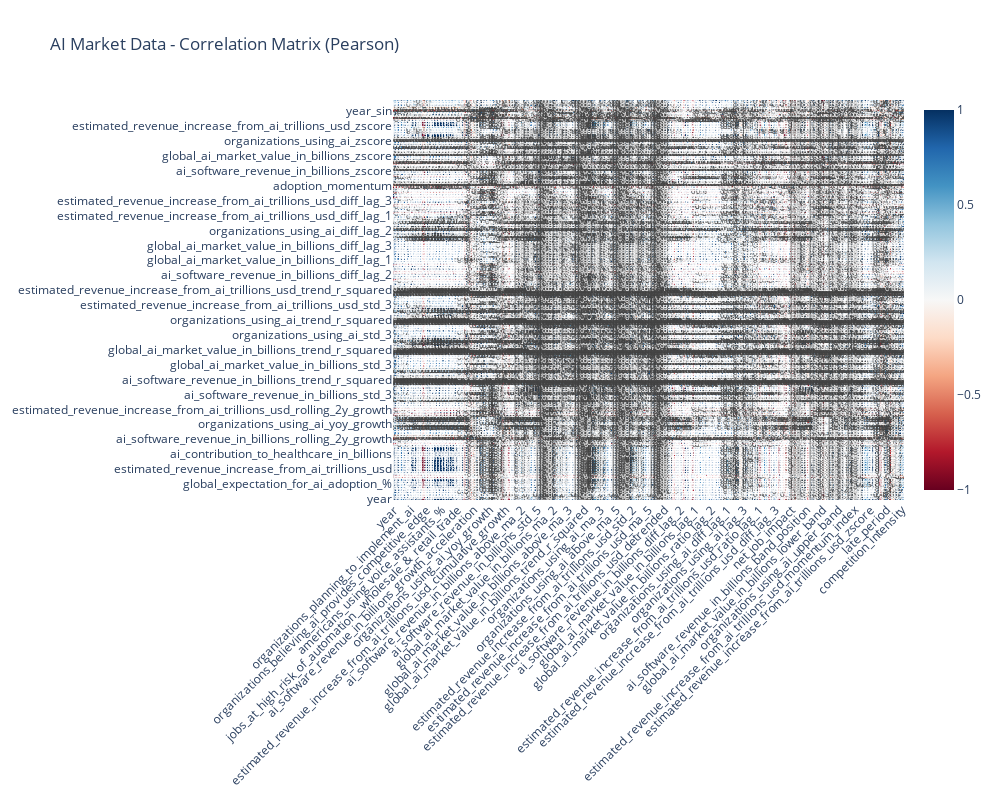

Notebook code cell kept with this figure:
### Markdown cell above
## 3. Advanced Correlation Analysis

### Code cell
# Advanced correlation analysis
def advanced_correlation_analysis(df, method='pearson'):
    """
    Perform comprehensive correlation analysis
    """
    # Select numeric columns
    numeric_df = df.select_dtypes(include=[np.number])
    
    # Calculate correlation matrix
    if method == 'pearson':
        corr_matrix = numeric_df.corr(method='pearson')
    elif method == 'spearman':
        corr_matrix = numeric_df.corr(method='spearman')
    else:
        corr_matrix = numeric_df.corr(method='kendall')
    
    return corr_matrix

# Calculate different correlation matrices
corr_pearson = advanced_correlation_analysis(market_df, 'pearson')
corr_spearman = advanced_correlation_analysis(market_df, 'spearman')

# Create interactive correlation heatmap
fig = go.Figure(data=go.Heatmap(
    z=corr_pearson.values,
    x=corr_pearson.columns,
    y=corr_pearson.columns,
    colorscale='RdBu',
    zmid=0,
    text=np.round(corr_pearson.values, 2),
    texttemplate="%{text}",
    textfont={"size": 8},
    hoverongaps=False
))

fig.update_layout(
    title='AI Market Data - Correlation Matrix (Pearson)',
    width=1000,
    height=800,
    xaxis_tickangle=-45
)

fig.show()

# Find and display strongest correlations
def find_strong_correlations(corr_matrix, threshold=0.7):
    """
    Find correlations above threshold
    """
    strong_corr = []
    for i in range(len(corr_matrix.columns)):
        for j in range(i+1, len(corr_matrix.columns)):
            corr_val = corr_matrix.iloc[i, j]
            if abs(corr_val) > threshold and not np.isnan(corr_val):
                strong_corr.append({
                    'Variable_1': corr_matrix.columns[i],
                    'Variable_2': corr_matrix.columns[j],
                    'Correlation': corr_val,
                    'Abs_Correlation': abs(corr_val)
                })
    
    return pd.DataFrame(strong_corr).sort_values('Abs_Correlation', ascending=False)

strong_correlations = find_strong_correlations(corr_pearson, threshold=0.7)

if not strong_correlations.empty:
    for idx, row in strong_correlations.head(10).iterrows():
        var1 = row['Variable_1'][:30] + '...' if len(row['Variable_1']) > 30 else row['Variable_1']
        var2 = row['Variable_2'][:30] + '...' if len(row['Variable_2']) > 30 else row['Variable_2']
else:

### Figure 1 — Plotly figure (JSON) as saved in the notebook; plotly's stock layout.template omitted (floating-point values rounded to 4 significant figures; data arrays with more than 128 entries replaced by an {"elided": "..."} marker saying what was removed)
{"data": [{"colorscale": [[0, "rgb(103,0,31)"], [0.1, "rgb(178,24,43)"], [0.2, "rgb(214,96,77)"], [0.3, "rgb(244,165,130)"], [0.4, "rgb(253,219,199)"], [0.5, "rgb(247,247,247)"], [0.6, "rgb(209,229,240)"], [0.7, "rgb(146,197,222)"], [0.8, "rgb(67,147,195)"], [0.9, "rgb(33,102,172)"], [1, "rgb(5,48,97)"]], "hoverongaps": false, "text": {"elided": "161x161 float values"}, "textfont": {"size": 8}, "texttemplate": "%{text}", "type": "heatmap", "x": {"elided": "161 str values"}, "y": {"elided": "161 str values"}, "z": {"elided": "161x161 float values"}, "zmid": 0}], "layout": {"height": 800, "title": {"text": "AI Market Data - Correlation Matrix (Pearson)"}, "width": 1000, "xaxis": {"tickangle": -45}}}
